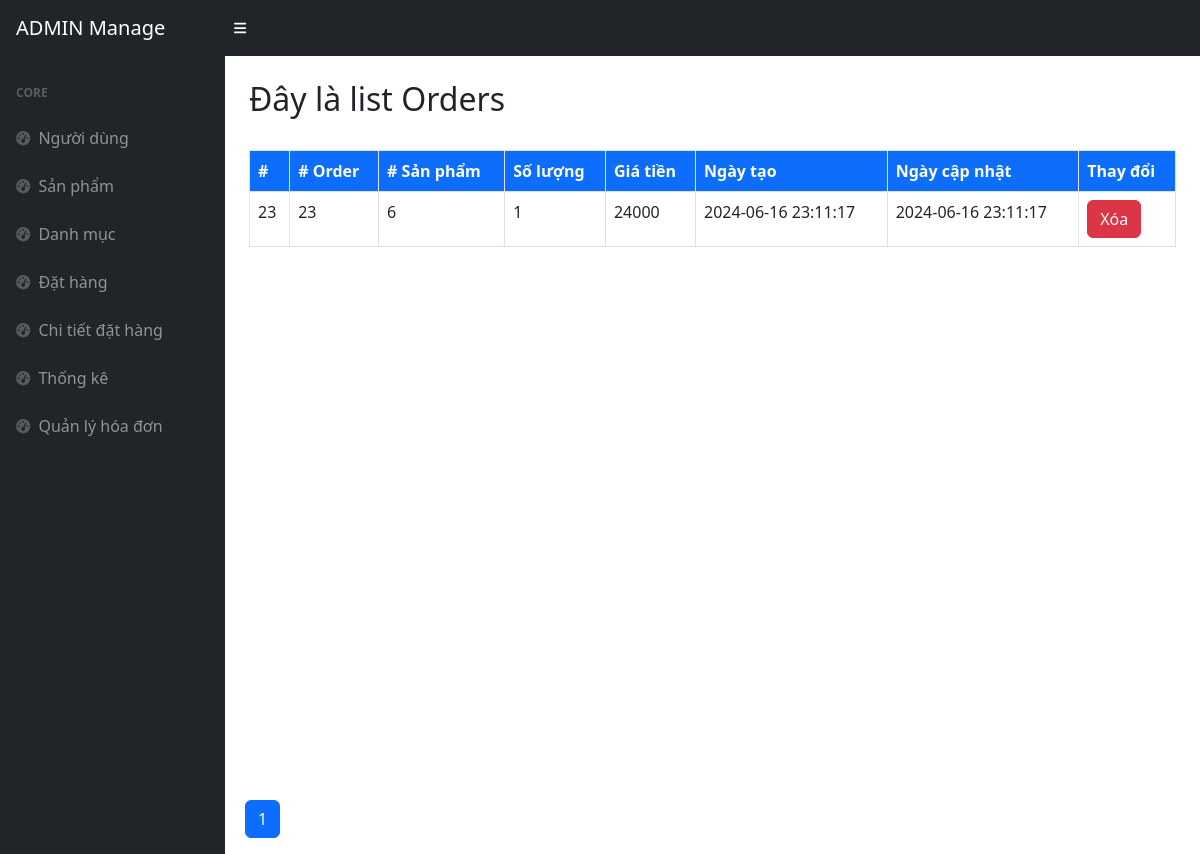
The app's page /admin/index.php?view=orders-detail with its own data.
### tables this page shows
CREATE TABLE `order_details` (
  `id` int(11) NOT NULL,
  `order_id` int(11) DEFAULT NULL,
  `product_id` int(11) DEFAULT NULL,
  `quantity` int(11) DEFAULT NULL,
  `price` decimal(40,0) DEFAULT NULL,
  `created_at` datetime DEFAULT NULL,
  `updated_at` datetime DEFAULT NULL
);

### config/DBUntil.php (called while the page is built, shortened)
<?php
include "config.php";
class DBUntil
{
     private $connection = null;
     function __construct()
     {
          $db = new Database(HOST, USERNAME, PASSWORD, DB_NAME);
          $this->connection = $db->getConnection();
     }
     public function select($sql, $params = [])
     {
          $stmt = $this->connection->prepare($sql);
          $stmt->execute($params);
          $stmt->setFetchMode(PDO::FETCH_ASSOC);
          return $stmt->fetchAll();
     }
     public function count($table)
     {
          $sql = "SELECT COUNT(*) as count FROM $table";
          $stmt = $this->connection->prepare($sql);
          $stmt->execute();
          $result = $stmt->fetch(PDO::FETCH_ASSOC);
          return $result['count'];
     }
}

### config/config.php (called while the page is built, shortened)
<?php
class Database
{
     private $host;
     private $username;
     private $password;
     private $dbname;
     public function __construct($host, $username, $password, $dbname)
     {
          $this->host = $host;
          $this->password = $password;
          $this->username = $username;
          $this->dbname = $dbname;
     }
     public function getConnection()
     {
          try {
               $url = "mysql:host=" . $this->host . ";dbname=" . $this->dbname . ";username=" . $this->username . "";
               $this->connection = new PDO($url, $this->username, $this->password);
               $this->connection->setAttribute(PDO::ATTR_ERRMODE, PDO::ERRMODE_EXCEPTION);
               return $this->connection;
          } catch (\Exception $e) {
               echo "Error: " . $e->getMessage();
               return null;
          }
     }
}

### admin/orders_detail/list.php (the view, shortened to what this page needs)
<div id="layoutSidenav_content">
     <main>
          <div class="container-fluid px-4">
               <br>
               <h2>Đây là list Orders</h2>
               <br>
               <table class="table table-bordered">
                    <thead>
                         <tr class="bg-primary text-white">
                              <th>#</th>
                              <th># Order</th>
                              <th># Sản phẩm</th>
                              <th>Số lượng</th>
                              <th>Giá tiền</th>
                              <th>Ngày tạo</th>
                              <th>Ngày cập nhật</th>
                              <th>Thay đổi</th>
                         </tr>
                    </thead>
                    <tbody>
                         <?php
                         include_once "../config/DBUntil.php";
                         $db = new DBUntil();
                         $perpage = 9;
                         $page = isset($_GET['page']) ? (int)$_GET['page'] : 1;
                         $start = ($page - 1) * $perpage;
                         $order = $db->select("SELECT * FROM order_details ORDER BY id DESC LIMIT $start, $perpage");
                         $totalOrderDetail = $db->count("order_details");
                         $totalPages = ceil($totalOrderDetail / $perpage);
                         foreach ($order as $orders) {
                              echo "<tr>";
                              echo "<td>" . $orders['id'] . "</td>";
                              echo "<td>" . $orders['order_id'] . "</td>";
                              echo "<td>" . $orders['product_id'] . "</td>";
                              echo "<td>" . $orders['quantity'] . "</td>";
                              echo "<td>" . $orders['price'] . "</td>";
                              echo "<td>" . $orders['created_at'] . "</td>";
                              echo "<td>" . $orders['updated_at'] . "</td>";
                              echo "<td><a href='./index.php?view=delete-order-detail&id=" . $orders['id'] . "' class='btn btn-danger'>Xóa</a></td>";
                              echo "</tr>";
                         }
                         ?>
                    </tbody>
               </table>
          </div>
     </main>
</div>
<nav aria-label="Page navigation">
     <ul class="pagination" style="margin-left: 20px;">
          <?php for ($i = 1; $i <= $totalPages; $i++) { ?>
               <li class="page-item <?php echo ($i == $page) ? 'active' : ''; ?>"><a class="page-link" href="index.php?view=orders-detail&page=<?php echo $i; ?>"><?php echo $i; ?></a></li>
          <?php } ?>
     </ul>
</nav>

### records on screen
order_details: id "23", order "23", product "6", quantity "1", price "24000", created_at "2024-06-16 23:11:17", updated_at "2024-06-16 23:11:17"
